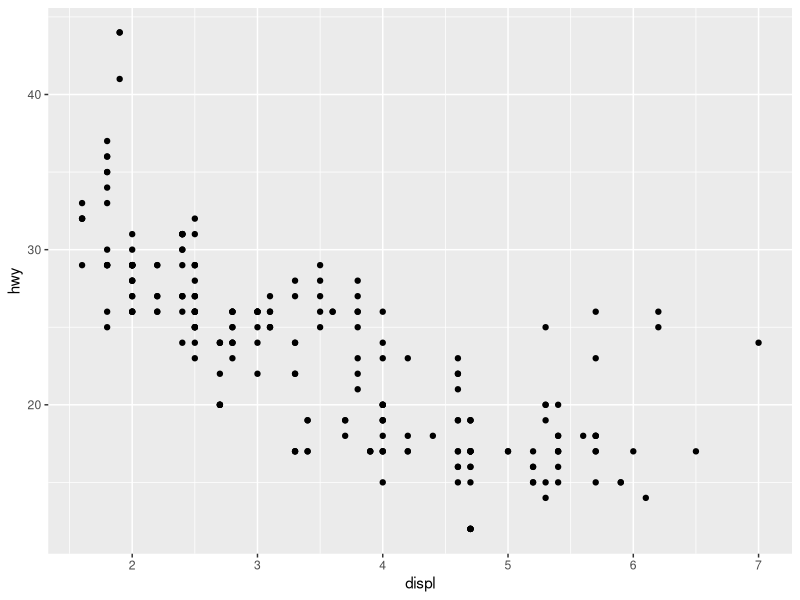
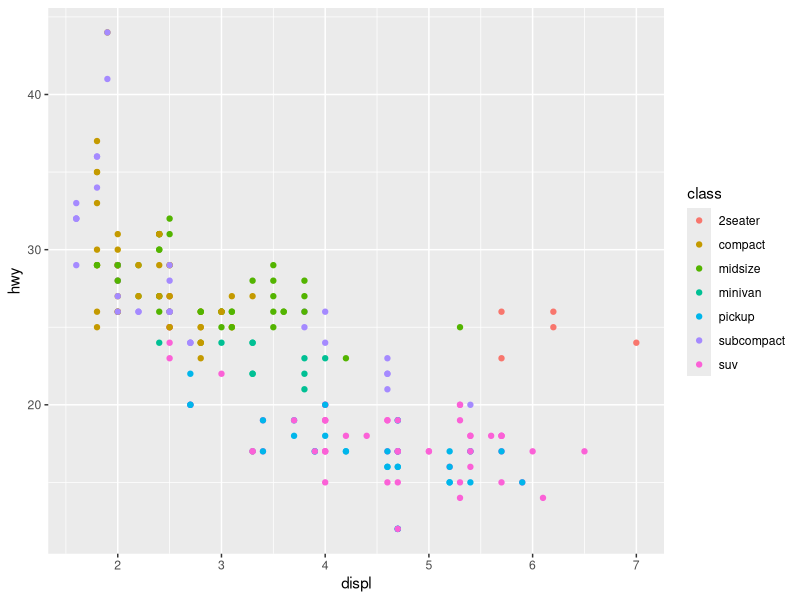
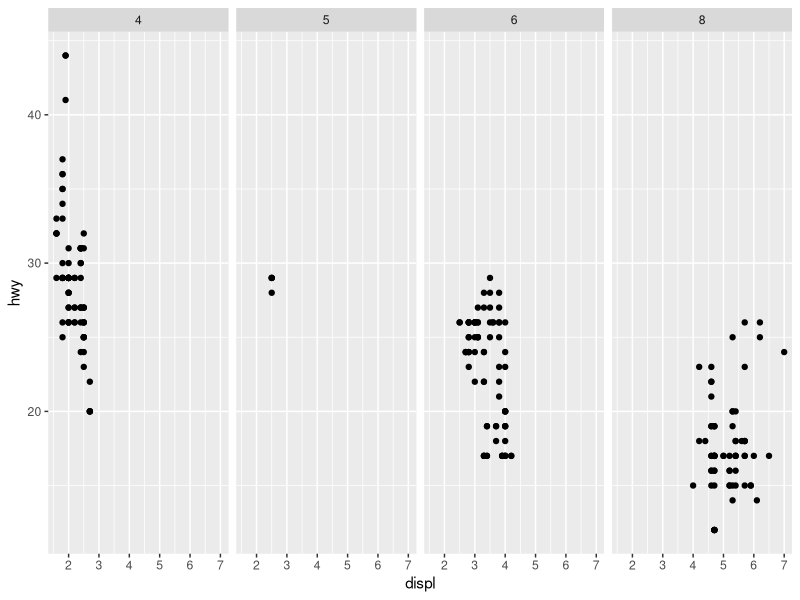
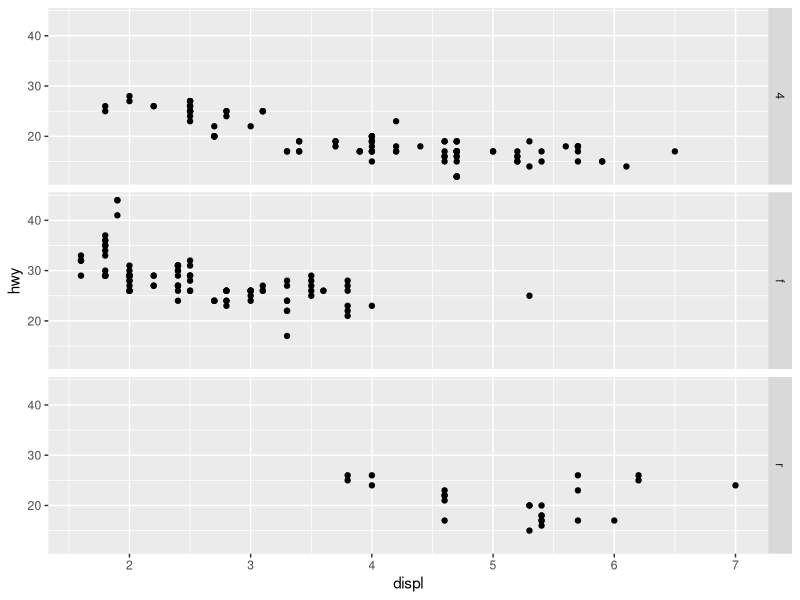
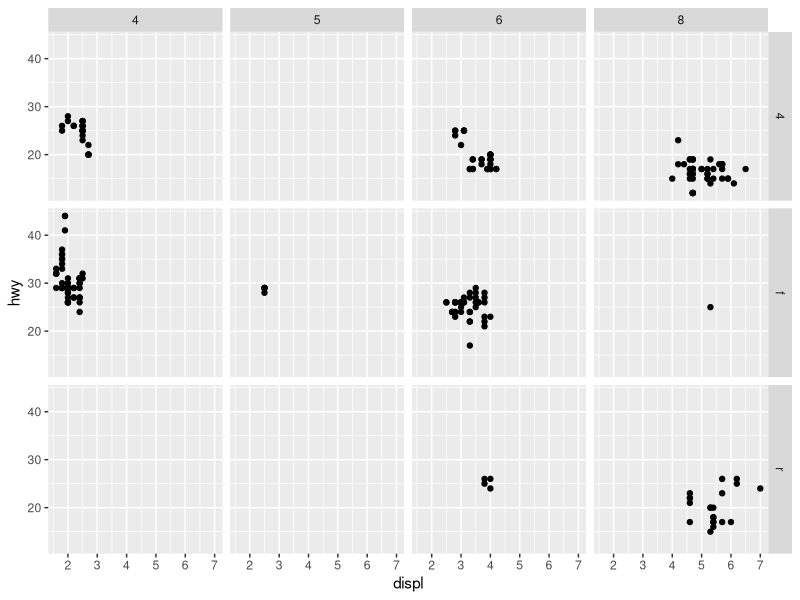
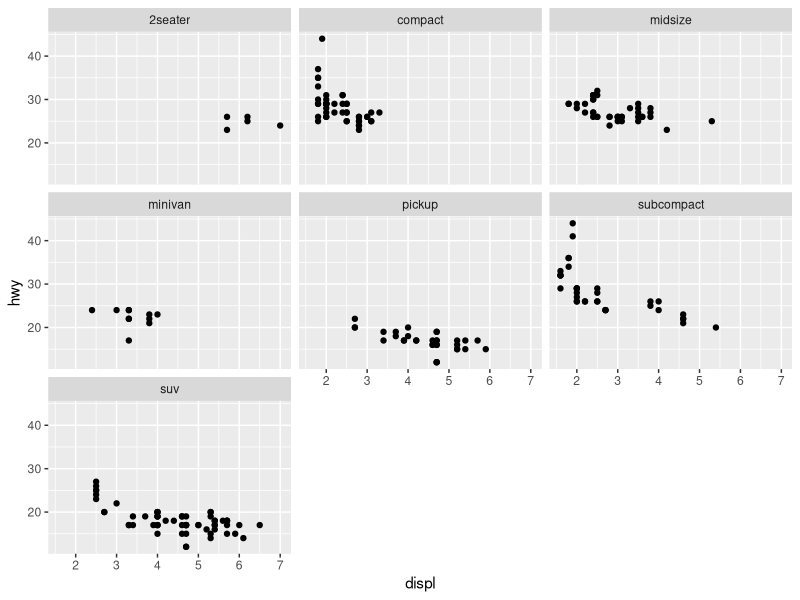
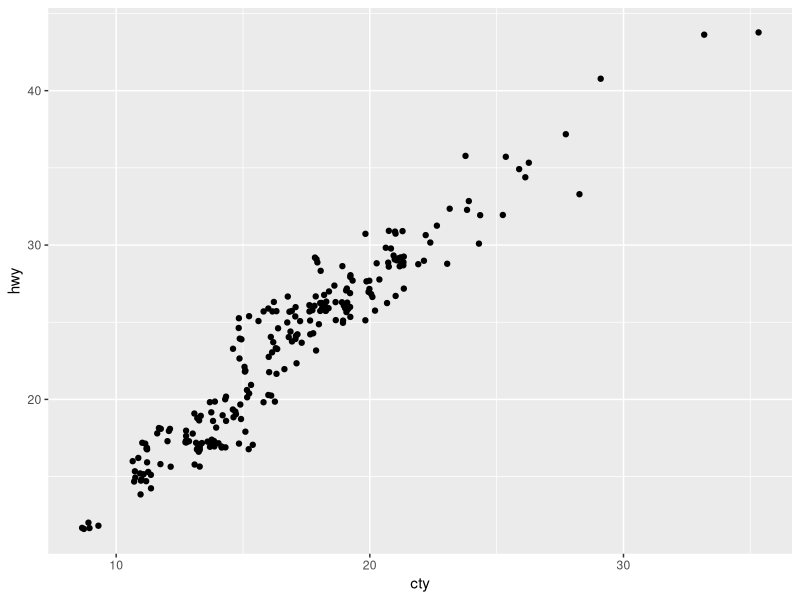
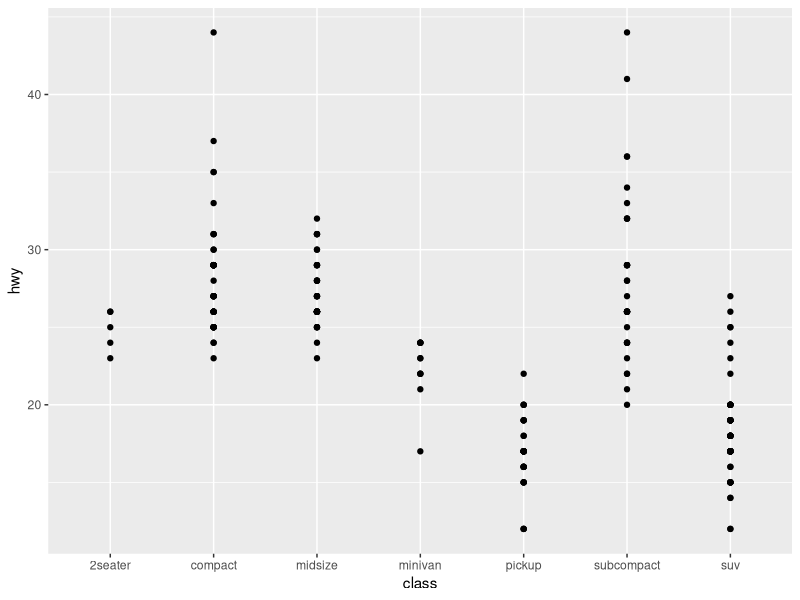

Write R code to recreate these figures, in order.
#' ---
#' title: "Lecture 1 for Hadley Wickham's STAT 405 at Rice U."
#' author: "Mark Blackmore"
#' date: "`r format(Sys.Date())`"
#' output: github_document
#' ---

library(ggplot2)

## Five ways to explore the data
?mpg
head(mpg)
str(mpg)
summary(mpg)
qplot(displ, hwy, data = mpg)

## Quick plots
qplot(displ, hwy, colour = class, data = mpg)
qplot(displ, hwy, data = mpg) +
  facet_grid(. ~ cyl)
qplot(displ, hwy, data = mpg) +
  facet_grid(drv ~ .)
qplot(displ, hwy, data = mpg) +
  facet_grid(drv ~ cyl)
qplot(displ, hwy, data = mpg) +
  facet_wrap(~ class)
qplot(cty, hwy, data = mpg, geom = "jitter")
qplot(class, hwy, data = mpg)

## Quick Plots - change plot order with reorder()
qplot(reorder(class, hwy), hwy, data = mpg)
qplot(reorder(class, hwy), hwy, data = mpg, geom = "boxplot")
qplot(reorder(class, hwy, median), hwy, data = mpg, geom = "boxplot")
qplot(reorder(class, hwy, median), hwy, data = mpg, geom = c("boxplot", "jitter"))
